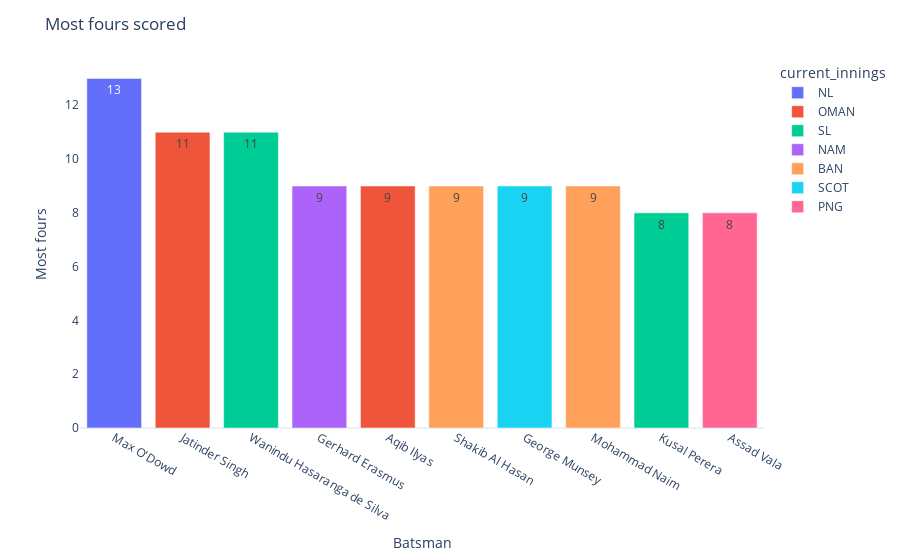

The code cell stored with this chart in its notebook:
### Code cell
plot_batting_chart('Most fours scored', 'fours', 'Most fours')

### Figure 1 — Plotly figure (JSON) as saved in the notebook; plotly's stock layout.template omitted (floating-point values rounded to 4 significant figures)
{"data": [{"alignmentgroup": "True", "hovertemplate": "current_innings=NL<br>fullName=%{x}<br>Most fours=%{text}<extra></extra>", "legendgroup": "NL", "marker": {"color": "#636efa", "pattern": {"shape": ""}}, "name": "NL", "offsetgroup": "NL", "orientation": "v", "showlegend": true, "text": [13], "textposition": "auto", "type": "bar", "x": ["Max O'Dowd"], "xaxis": "x", "y": [13], "yaxis": "y"}, {"alignmentgroup": "True", "hovertemplate": "current_innings=OMAN<br>fullName=%{x}<br>Most fours=%{text}<extra></extra>", "legendgroup": "OMAN", "marker": {"color": "#EF553B", "pattern": {"shape": ""}}, "name": "OMAN", "offsetgroup": "OMAN", "orientation": "v", "showlegend": true, "text": [11, 9], "textposition": "auto", "type": "bar", "x": ["Jatinder Singh", "Aqib Ilyas"], "xaxis": "x", "y": [11, 9], "yaxis": "y"}, {"alignmentgroup": "True", "hovertemplate": "current_innings=SL<br>fullName=%{x}<br>Most fours=%{text}<extra></extra>", "legendgroup": "SL", "marker": {"color": "#00cc96", "pattern": {"shape": ""}}, "name": "SL", "offsetgroup": "SL", "orientation": "v", "showlegend": true, "text": [11, 8], "textposition": "auto", "type": "bar", "x": ["Wanindu Hasaranga de Silva", "Kusal Perera"], "xaxis": "x", "y": [11, 8], "yaxis": "y"}, {"alignmentgroup": "True", "hovertemplate": "current_innings=NAM<br>fullName=%{x}<br>Most fours=%{text}<extra></extra>", "legendgroup": "NAM", "marker": {"color": "#ab63fa", "pattern": {"shape": ""}}, "name": "NAM", "offsetgroup": "NAM", "orientation": "v", "showlegend": true, "text": [9], "textposition": "auto", "type": "bar", "x": ["Gerhard Erasmus"], "xaxis": "x", "y": [9], "yaxis": "y"}, {"alignmentgroup": "True", "hovertemplate": "current_innings=BAN<br>fullName=%{x}<br>Most fours=%{text}<extra></extra>", "legendgroup": "BAN", "marker": {"color": "#FFA15A", "pattern": {"shape": ""}}, "name": "BAN", "offsetgroup": "BAN", "orientation": "v", "showlegend": true, "text": [9, 9], "textposition": "auto", "type": "bar", "x": ["Shakib Al Hasan", "Mohammad Naim"], "xaxis": "x", "y": [9, 9], "yaxis": "y"}, {"alignmentgroup": "True", "hovertemplate": "current_innings=SCOT<br>fullName=%{x}<br>Most fours=%{text}<extra></extra>", "legendgroup": "SCOT", "marker": {"color": "#19d3f3", "pattern": {"shape": ""}}, "name": "SCOT", "offsetgroup": "SCOT", "orientation": "v", "showlegend": true, "text": [9], "textposition": "auto", "type": "bar", "x": ["George Munsey"], "xaxis": "x", "y": [9], "yaxis": "y"}, {"alignmentgroup": "True", "hovertemplate": "current_innings=PNG<br>fullName=%{x}<br>Most fours=%{text}<extra></extra>", "legendgroup": "PNG", "marker": {"color": "#FF6692", "pattern": {"shape": ""}}, "name": "PNG", "offsetgroup": "PNG", "orientation": "v", "showlegend": true, "text": [8], "textposition": "auto", "type": "bar", "x": ["Assad Vala"], "xaxis": "x", "y": [8], "yaxis": "y"}], "layout": {"barmode": "relative", "legend": {"title": {"text": "current_innings"}, "tracegroupgap": 0}, "margin": {"t": 60}, "title": {"text": "Most fours scored"}, "xaxis": {"anchor": "y", "categoryarray": ["Max O'Dowd", "Jatinder Singh", "Wanindu Hasaranga de Silva", "Gerhard Erasmus", "Aqib Ilyas", "Shakib Al Hasan", "George Munsey", "Mohammad Naim", "Kusal Perera", "Assad Vala"], "categoryorder": "array", "domain": [0, 1], "showgrid": false, "title": {"text": "Batsman"}}, "yaxis": {"anchor": "x", "domain": [0, 1], "showgrid": false, "title": {"text": "Most fours"}}}}
